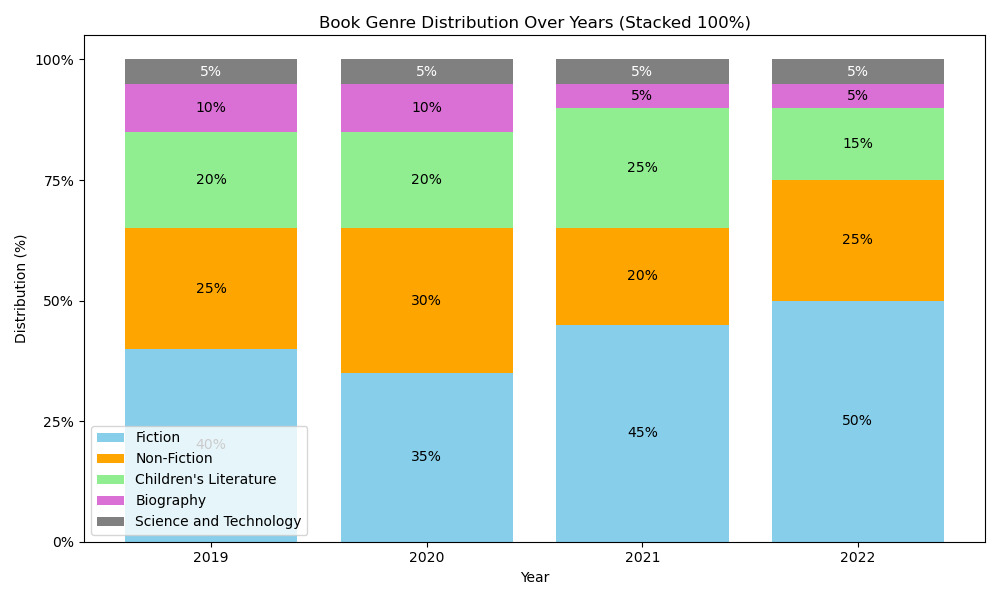

Generate this figure with Python:

import matplotlib.pyplot as plt

# Input data
data = [
    {'Year': 2019, 'Fiction': '40%', 'Non-Fiction': '25%', "Children's Literature": '20%', 'Biography': '10%', 'Science and Technology': '5%'},
    {'Year': 2020, 'Fiction': '35%', 'Non-Fiction': '30%', "Children's Literature": '20%', 'Biography': '10%', 'Science and Technology': '5%'},
    {'Year': 2021, 'Fiction': '45%', 'Non-Fiction': '20%', "Children's Literature": '25%', 'Biography': '5%', 'Science and Technology': '5%'},
    {'Year': 2022, 'Fiction': '50%', 'Non-Fiction': '25%', "Children's Literature": '15%', 'Biography': '5%', 'Science and Technology': '5%'}
]

# Prepare data
years = [d['Year'] for d in data]
fiction = [float(d['Fiction'].strip('%')) / 100 for d in data]
non_fiction = [float(d['Non-Fiction'].strip('%')) / 100 for d in data]
children_lit = [float(d["Children's Literature"].strip('%')) / 100 for d in data]
biography = [float(d['Biography'].strip('%')) / 100 for d in data]
sci_tech = [float(d['Science and Technology'].strip('%')) / 100 for d in data]

# Cumulative data for stacking
cumulative_non_fiction = [f + nf for f, nf in zip(fiction, non_fiction)]
cumulative_children_lit = [f + nf + cl for f, nf, cl in zip(fiction, non_fiction, children_lit)]
cumulative_biography = [f + nf + cl + b for f, nf, cl, b in zip(fiction, non_fiction, children_lit, biography)]
cumulative_sci_tech = [f + nf + cl + b + st for f, nf, cl, b, st in zip(fiction, non_fiction, children_lit, biography, sci_tech)]

# Set up the figure and axis
fig, ax = plt.subplots(figsize=(10, 6))

# Plot the data
ax.bar(years, fiction, label='Fiction', color='skyblue')
ax.bar(years, non_fiction, label='Non-Fiction', color='orange', bottom=fiction)
ax.bar(years, children_lit, label="Children's Literature", color='lightgreen', bottom=cumulative_non_fiction)
ax.bar(years, biography, label='Biography', color='orchid', bottom=cumulative_children_lit)
ax.bar(years, sci_tech, label='Science and Technology', color='grey', bottom=cumulative_biography)

# Add some text for labels, title and custom x-axis tick labels, etc.
ax.set_xlabel('Year')
ax.set_ylabel('Distribution (%)')
ax.set_title('Book Genre Distribution Over Years (Stacked 100%)')
ax.set_xticks(years)
ax.set_yticks([0, 0.25, 0.5, 0.75, 1])
ax.set_yticklabels(['0%', '25%', '50%', '75%', '100%'])
ax.legend()

# Display the percentages on the bars
for i, (fic, n_fic, chl, bio, sct) in enumerate(zip(fiction, non_fiction, children_lit, biography, sci_tech)):
    ax.text(years[i], fic / 2, f'{fic*100:.0f}%', ha='center', va='center', color='black')
    ax.text(years[i], fic + n_fic / 2, f'{n_fic*100:.0f}%', ha='center', va='center', color='black')
    ax.text(years[i], cumulative_non_fiction[i] + chl / 2, f'{chl*100:.0f}%', ha='center', va='center', color='black')
    ax.text(years[i], cumulative_children_lit[i] + bio / 2, f'{bio*100:.0f}%', ha='center', va='center', color='black')
    ax.text(years[i], cumulative_biography[i] + sct / 2, f'{sct*100:.0f}%', ha='center', va='center', color='white')

# Show plot
plt.tight_layout()
plt.show()
